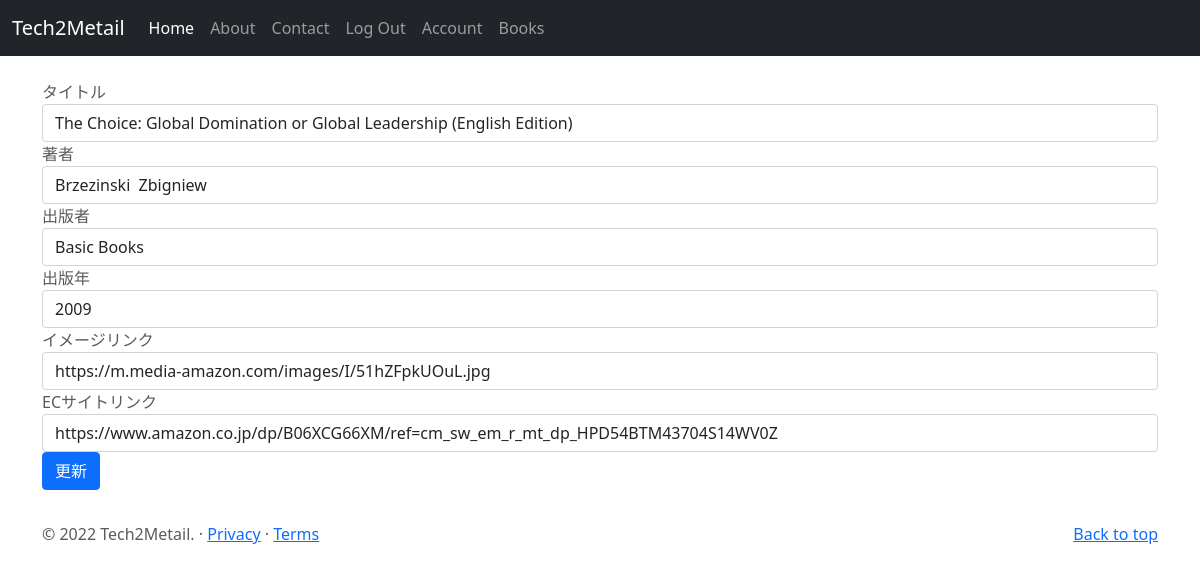
The app's page /books/1/edit (signed in) with its own data.
### tech2metailblog/models.py (models this page shows, shortened)
class Books(db.Model):
    __tablename__ = 'books'
    id = db.Column(db.Integer, primary_key = True)
    title = db.Column(db.String(50),unique=True, nullable=False)
    author = db.Column(db.String(50), nullable=False)
    published_by = db.Column(db.String(50), nullable=False)
    published_at = db.Column(db.Integer, nullable=False)
    img_link = db.Column(db.String(100))
    pur_link = db.Column(db.String(100))
    created_at = db.Column(db.DateTime)
    booksposts = db.relationship('BooksPost',backref='book',lazy=True)

### tech2metailblog/books/views.py (the view)
@books.route('/books/<int:id>/edit', methods=['GET'])
@login_required
def edit_books(id):
    book = Books.query.get(id)
    return render_template('books/edit.html', book=book)

### tech2metailblog/models.py (called while the page is built)
@login_manager.user_loader
def load_user(user_id):
    return User.query.get(user_id)

### tech2metailblog/templates/books/edit.html
{% extends "base.html" %}
{% block content %}
<div class="container">
<form action="{{ url_for('books.update_books', id=book.id) }}" class="add-books" method="POST">
    <div class="form-group">
        <label for="InputTitle" class="">タイトル</label>
        <input type="text" class="form-control" id="InputTitle" name="title" value="{{ book.title}}">
    </div>
    <div class="form-group">
        <label for="InputTitle" class="">著者</label>
        <input type="text" class="form-control" id="InputTitle" name="author" value="{{ book.author}}">
    </div>
    <div class="form-group">
        <label for="InputTitle" class="">出版者</label>
        <input type="text" class="form-control" id="InputTitle" name="published_by" value="{{ book.published_by}}">
    </div>
    <div class="form-group">
        <label for="InputTitle" class="">出版年</label>
        <input type="text" class="form-control" id="InputTitle" name="published_at" value="{{ book.published_at }}">
    </div>
    <div class="form-group">
        <label for="InputTitle" class="">イメージリンク</label>
        <input type="text" class="form-control" id="InputTitle" name="img_link" value="{{ book.img_link}}">
    </div>
    <div class="form-group">
        <label for="InputTitle" class="">ECサイトリンク</label>
        <input type="text" class="form-control" id="InputTitle" name="pur_link" value="{{ book.pur_link}}">
    </div>
        <button type="submit" class="btn btn-primary">更新</button>
</form>
</div>
{% endblock %}

### tech2metailblog/static/style.css (style rules this page uses)
body { padding-top: 3rem; padding-bottom: 3rem; color: #5a5a5a; }
.container { margin-top: 2rem; }

### records on screen
Books: title "The Choice: Global Domination or Global Leadership (English Edition)", author "Brzezinski Zbigniew", published_by "Basic Books", published_at "2009", img_link "https://m.media-amazon.com/images/I/51hZFpkUOuL.jpg", pur_link "https://www.amazon.co.jp/dp/B06XCG66XM/ref=cm_sw_em_r_mt_dp_HPD54BTM43704S14WV0Z"
